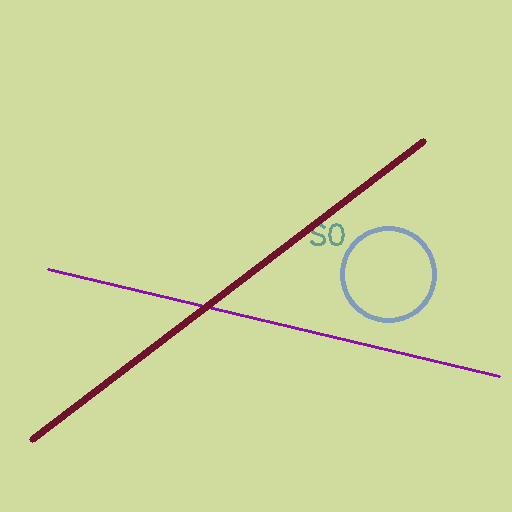
#> input picture data/clean/clean_000.png, 512 x 512 px
$ python -i forge.py   (imports and definitions only)
#> lines starting #> are read from the running program, lines starting #| are printed output that depends on the picture; after the words box and inside, x2 and y2 are one past the last pixel; in counts of white or black regions, pixels touching at a corner belong together
from __future__ import annotations

from pathlib import Path

import cv2
import numpy as np

from src.protocol import ForgeryMethod, GroundTruth, ProbeTask, Verdict


class ForgeEngine:
    def __init__(self, seed: int | None = None):
        self._rng = np.random.default_rng(seed)

    def forge(
        self,
        image: np.ndarray | str | Path,
        method: ForgeryMethod | None = None,
        donor_image: np.ndarray | None = None,
    ) -> tuple[np.ndarray, np.ndarray, ForgeryMethod]:
#> called with image = '../../data/clean/clean_000.png'
        if isinstance(image, (str, Path)):
            image = cv2.imread(str(image))
#> image is the input picture: shape (512, 512, 3); mean B, G, R 156.7, 214.9, 205.8
            if image is None:
                raise FileNotFoundError(f"Could not read image: {image}")

        image = image.copy()

        available_methods = [
            ForgeryMethod.COPY_MOVE,
            ForgeryMethod.SPLICING,
            ForgeryMethod.COMPRESSION,
            ForgeryMethod.INPAINTING,
        ]
        if method is None:
            method = available_methods[int(self._rng.integers(len(available_methods)))]

        h, w = image.shape[:2]
#> h = 512; w = 512
        mask = np.zeros((h, w), dtype=np.uint8)

        match method:
            case ForgeryMethod.COPY_MOVE:
                image, mask = self._copy_move(image, mask)
            case ForgeryMethod.SPLICING:
                image, mask = self._splicing(image, mask, donor_image)
            case ForgeryMethod.COMPRESSION:
                image, mask = self._compression_mismatch(image, mask)
            case ForgeryMethod.INPAINTING:
                image, mask = self._noise_injection(image, mask)

        return image, mask, method

    # [26 lines left out: function generate_probe, not called in this run]

    def _random_rect(
        self, h: int, w: int, min_frac: float = 0.1, max_frac: float = 0.3
    ) -> tuple[int, int, int, int]:
#> called with h = 512, w = 512, min_frac = 0.1, max_frac = 0.3
        rh = int(h * self._rng.uniform(min_frac, max_frac))
#> rh = 111
        rw = int(w * self._rng.uniform(min_frac, max_frac))
#> rw = 83
        y = int(self._rng.integers(0, h - rh))
#> y = 81
        x = int(self._rng.integers(0, w - rw))
#> x = 76
        return y, x, rh, rw

    # [65 lines left out: functions _copy_move, _splicing, _compression_mismatch, not called in this run]

    def _noise_injection(
        self, image: np.ndarray, mask: np.ndarray
    ) -> tuple[np.ndarray, np.ndarray]:
        h, w = image.shape[:2]
        ry, rx, rh, rw = self._random_rect(h, w)
#> ry = 81; rx = 76; rh = 111; rw = 83

        sigma = self._rng.uniform(15, 40)
        noise = self._rng.normal(0, sigma, size=(rh, rw, image.shape[2]))
        region = image[ry : ry + rh, rx : rx + rw].astype(np.float64)
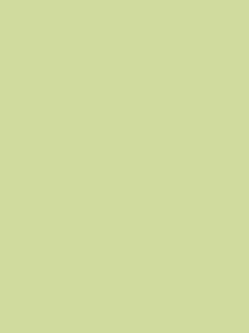
#> region: shape (111, 83, 3) float64 (shown 3 times larger); mean B, G, R 158, 219, 208
        region = np.clip(region + noise, 0, 255).astype(np.uint8)
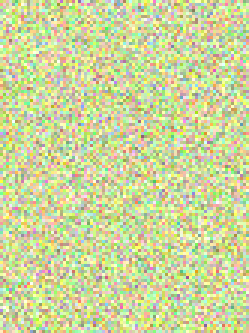
#> region: shape (111, 83, 3) (shown 3 times larger); mean B, G, R 157.3, 214.2, 205.5

        image[ry : ry + rh, rx : rx + rw] = region
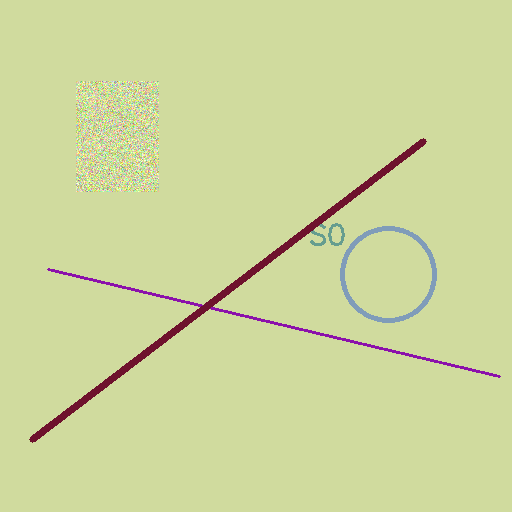
#> image: shape (512, 512, 3); 3.51% of pixels changed, all inside (x1, y1, x2, y2) = (76, 81, 159, 192)
        mask[ry : ry + rh, rx : rx + rw] = 255
        return image, mask

>>> result = ForgeEngine().forge('../../data/clean/clean_000.png')

$ run again, on data/clean/clean_001.png
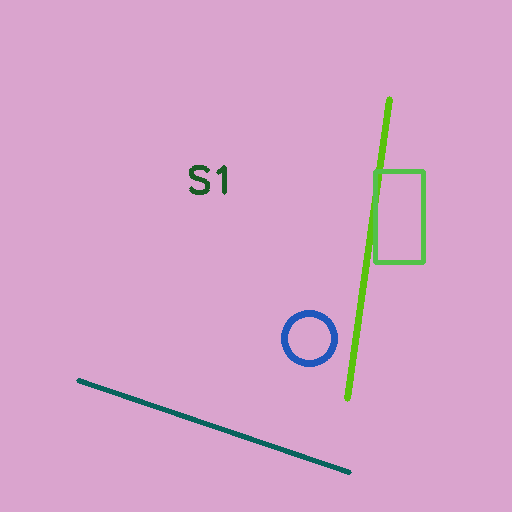
#> input picture data/clean/clean_001.png, 512 x 512 px
#> in forge, image is the input picture: shape (512, 512, 3); mean B, G, R 202.9, 163.5, 214
#> in _compression_mismatch, `region = image[ry : ry + rh, rx : rx + rw]`:
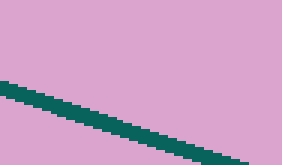
#> region: shape (55, 94, 3) (shown 3 times larger); mean B, G, R 196.9, 158.8, 201.1
#> buf = 930 values, max 255 at index 0, min 0 at index 4, mean 105.9
#> in _compression_mismatch, `image[ry : ry + rh, rx : rx + rw] = compressed`:
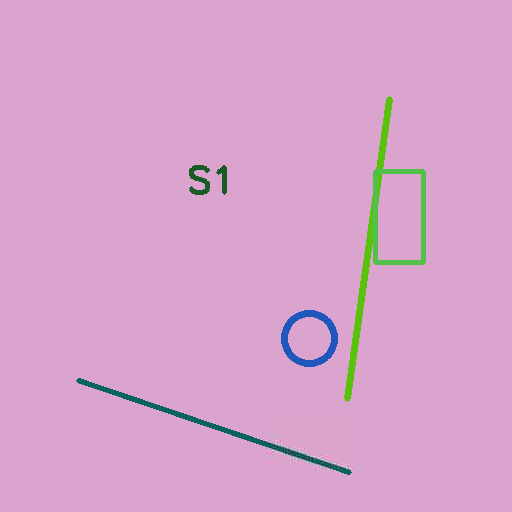
#> image: shape (512, 512, 3); 1.97% of pixels changed, all inside (x1, y1, x2, y2) = (266, 415, 360, 470)

$ run again, on data/clean/clean_002.png
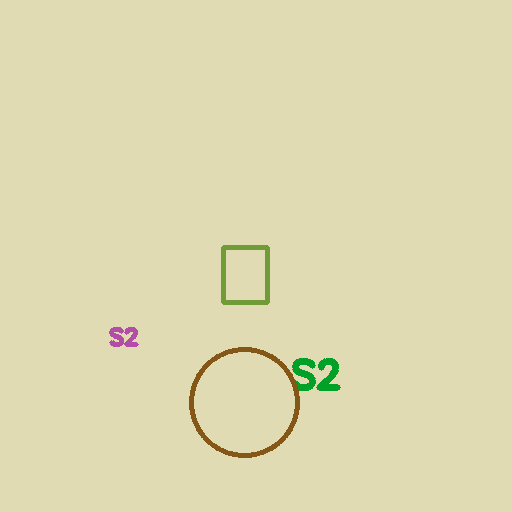
#> input picture data/clean/clean_002.png, 512 x 512 px
#> in forge, image is the input picture: shape (512, 512, 3); mean B, G, R 176, 217.5, 222.1
#> in _splicing, `image[dy : dy + rh, dx : dx + rw] = cv2.addWeighted( patch, alpha, ima..`:
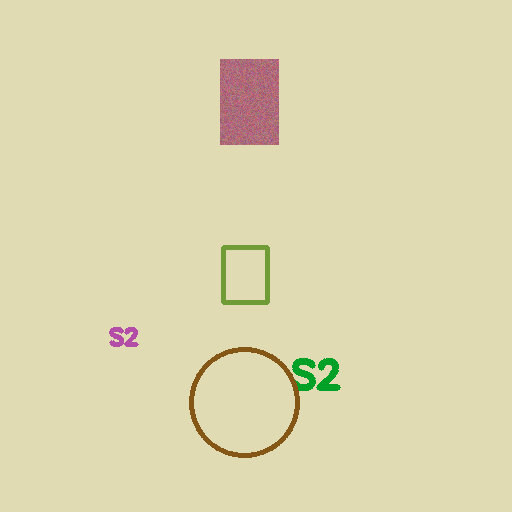
#> image: shape (512, 512, 3); 1.94% of pixels changed, all inside (x1, y1, x2, y2) = (220, 59, 279, 145)
#> in _splicing, `image[dy : dy + rh, dx : dx + rw] = cv2.addWeighted( patch, alpha, ima..`:
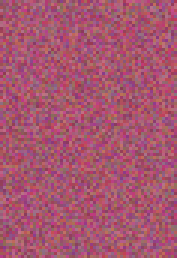
#> patch: shape (86, 59, 3) (shown 3 times larger); mean B, G, R 111.5, 86.2, 165.3

$ run again, on data/clean/clean_003.png
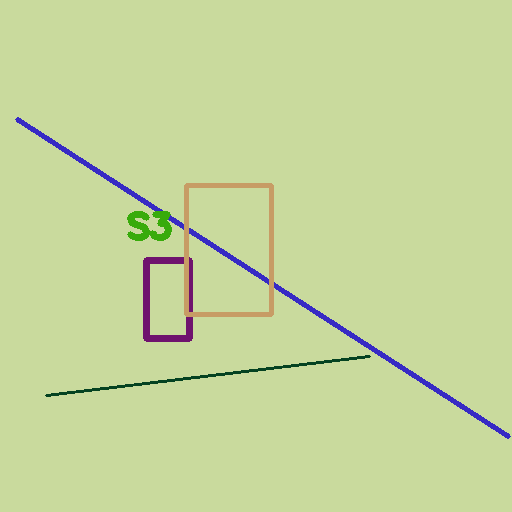
#> input picture data/clean/clean_003.png, 512 x 512 px
#> in forge, image is the input picture: shape (512, 512, 3); mean B, G, R 155.8, 213.7, 197.7
#> in _compression_mismatch, `region = image[ry : ry + rh, rx : rx + rw]`:
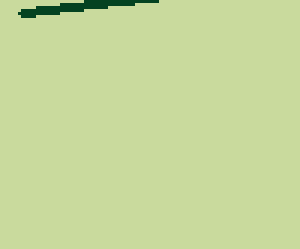
#> region: shape (83, 100, 3) (shown 3 times larger); mean B, G, R 155.3, 215.9, 198.3
#> buf = 885 values, max 255 at index 0, min 0 at index 4, mean 103.2
#> in _compression_mismatch, `compressed = cv2.imdecode(buf, cv2.IMREAD_COLOR)`:
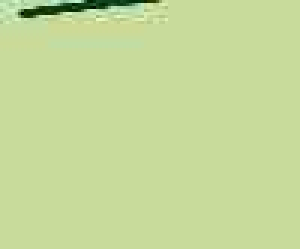
#> compressed: shape (83, 100, 3) (shown 3 times larger); mean B, G, R 153.5, 216.9, 197.3
#> image: shape (512, 512, 3); 3.17% of pixels changed, all inside (x1, y1, x2, y2) = (39, 391, 139, 474)
